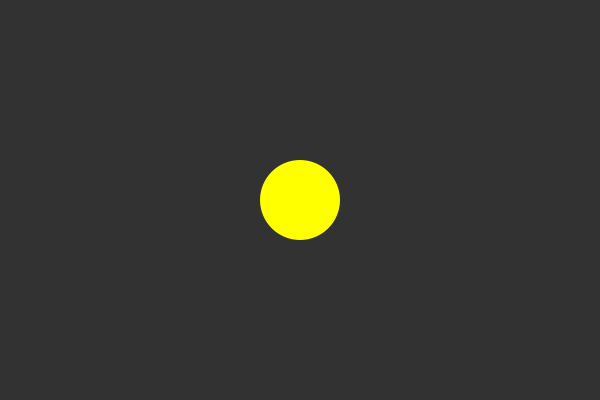
Frame 1 (no input)
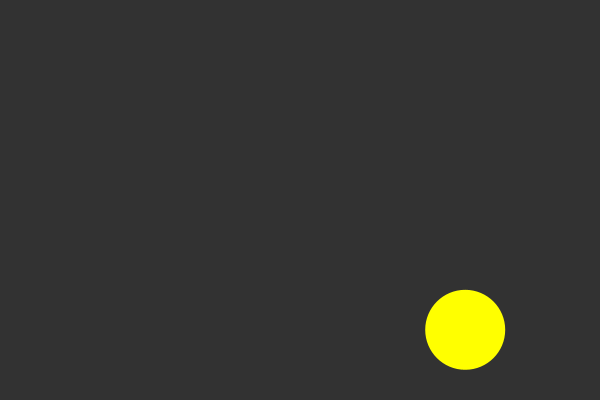
Frame 60 (the mouse pressed at the canvas centre just before this capture)
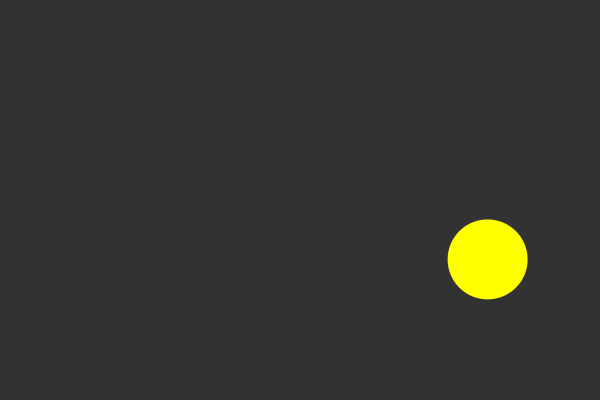
Frame 120 (the mouse held since frame 60 and released just before this capture)

The Processing sketch that drew these frames (run headless with seeded random() and noise(); from frame 60 on, the mouse is pressed at the canvas centre):

// Processing sketch: bouncing_ball_com_funcoes
// ── bouncing_ball_com_funcoes.pde
int diametro = 40;
float posX, posY;

float velX = 2.8;
float velY = 2.2;

int direcaoX = 1;
int direcaoY = 1;

void setup(){
  size(600,400);
  noStroke();
  ellipseMode(RADIUS);
  posX = width/2;
  posY = height/2;
}

void draw(){
  background(50);
  desenhaBola();
  testaBordas();
  animacao();
}

void desenhaBola(){
  fill(255,255,0);
  ellipse(posX, posY, diametro, diametro);
}

void testaBordas(){
    //Testa se a bola sai do limite da tela. Se sair, muda a direcao da bola!
  if (posX> width-diametro || posX< diametro){
    direcaoX = direcaoX * -1; 
  }else if(posY>height-diametro || posY<diametro){
    direcaoY = direcaoY * -1;
  }
}
  
void animacao(){
  //Fazer a animação da bola
  posX = posX + (velX * direcaoX);
  posY = posY + (velY * direcaoY);
  
}
